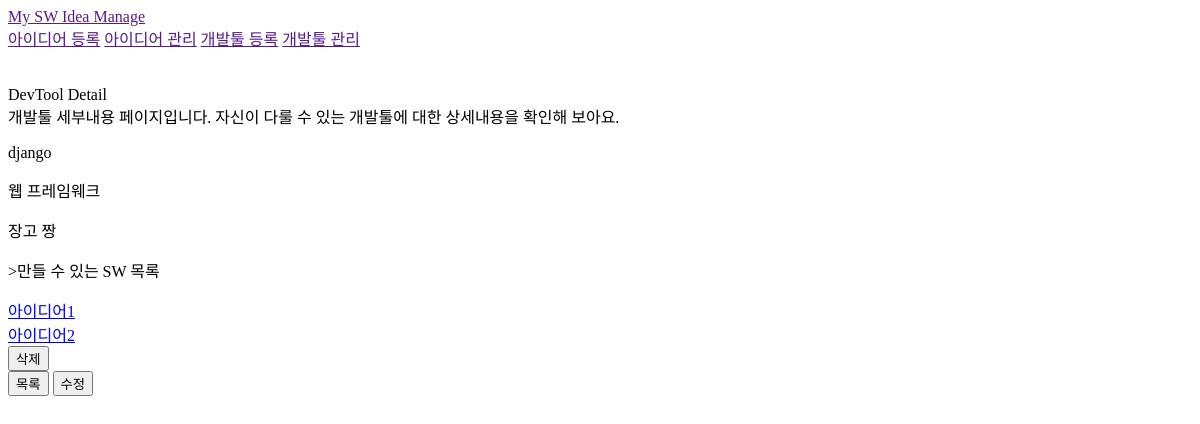
Page /devtool/1/ on the earlier database version.
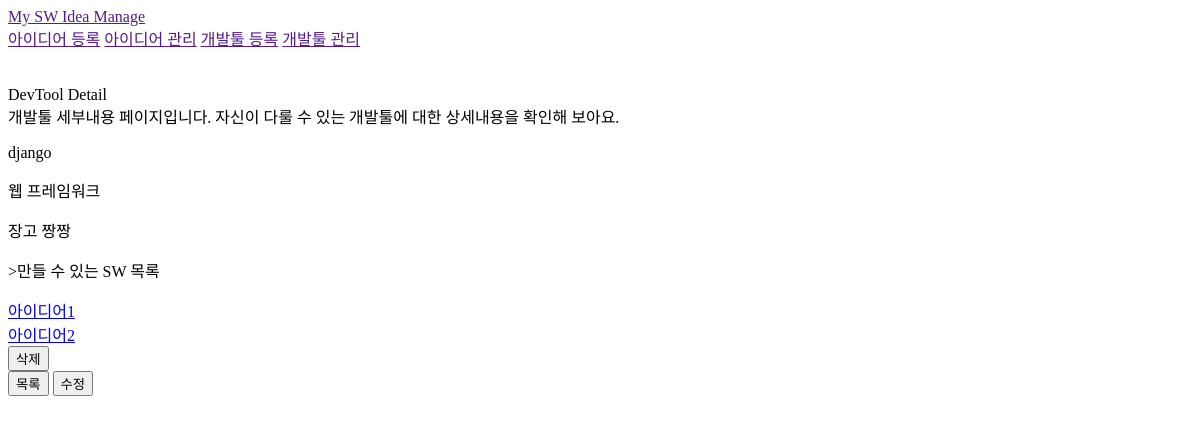
Same page on the later database version.
### page/models.py (models this page shows, shortened)
class Devtool(models.Model):
    name = models.CharField(max_length=200, help_text="이름")
    kind = models.CharField(max_length=200, help_text="종류")
    desc = models.TextField(help_text="개발툴 설명")
    create_date = models.DateTimeField(auto_now_add=True)
    updated_date = models.DateTimeField(auto_now=True)

### page/views.py (the view)
# urls.py: path("devtool/<int:pk>/", view=views.devtool_detail, name="devtool_detail"),
def devtool_detail(request, pk):
    devtool = get_object_or_404(Devtool, pk=pk)
    devtool_ideas = devtool.idea.all()
    ctx = {
        "devtool": devtool,
        "devtool_ideas": devtool_ideas,
    }
    return render(request, "page/devtool_detail.html", ctx)

### page/models.py (called while the page is built)
    def __str__(self):
        return self.title

### page/templates/page/devtool_detail.html (shortened to what this page needs)
{% extends "layout.html" %}
{% block content %}
<div> DevTool Detail </div>
<div> 개발툴 세부내용 페이지입니다. 자신이 다룰 수 있는 개발툴에 대한 상세내용을 확인해 보아요. </div>
<div>
    <div class="devtool_detail_up">
        <div>
            <p>{{ devtool.name }}</p>
        </div>
        <div>
            <p>{{ devtool.kind }}</p>
            <p>{{ devtool.desc }}</p>
        </div>
    </div>
    <div class="devtool_detail_down">
        <div>
            <p>>만들 수 있는 SW 목록</p>
        </div>
        <div>
            {% for devtool_idea in devtool_ideas %}
                <a href="{% url 'page:idea_detail' pk=devtool_idea.pk %}">{{ devtool_idea }}</a>
                <br>
            {% endfor %}
        </div>
    </div>
</div>
<div>
    <form action="{% url 'page:devtool_delete' pk=devtool.pk %}" method="POST">
        <input type="submit" value="삭제">
    </form>
    <a href="{% url 'page:devtool_list' %}"><button>목록</button></a>
    <a href="{% url 'page:devtool_update' pk=devtool.pk %}"><button>수정</button></a>
</div>
{% endblock %}

Differences in the rows shown:
changed Devtool "django": kind "웹 프레임웨크" → "웹 프레임워크"; desc "장고 짱" → "장고 짱짱"
